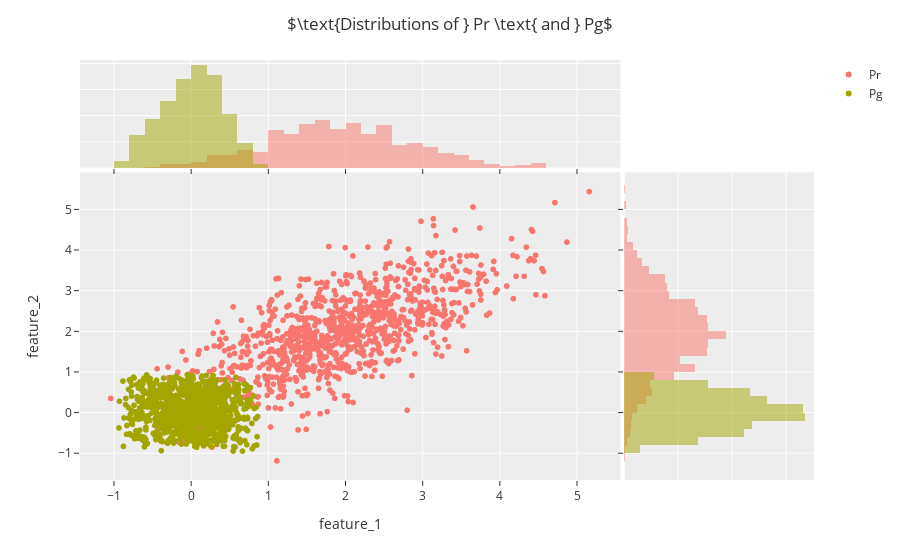

Write notebook code for a chart like this one.
### Markdown cell above
## Drawing from our untrained `Generator` 

Let's now initialize our `GAN` model and draw samples from the untrained `Generator` and compare the samples with the ones coming from the real dataset.

We see that the original dataset has an elliptical distribution.

text ...

### Code cell
# Init base class of GAN
gan= GANBase(Pr)
gan.init_discriminator(output_activation=tfk.activations.sigmoid)
gan.init_generator()
# Sample real and generated data
Pr_sampled= gan.generate_data('Pr', n= 1000, as_df= True)
Pg_sampled= gan.generate_data('Pg', n= 1000, as_df= True)
# Plot samples
GANvis.plot_scatter(data= (Pr_sampled, Pg_sampled)).show(config= GANvis.config)

### Figure 1 — Plotly figure (JSON) as saved in the notebook; plotly's stock layout.template omitted (floating-point values rounded to 4 significant figures; data arrays with more than 128 entries replaced by an {"elided": "..."} marker saying what was removed)
{"data": [{"hovertemplate": "=Pr<br>feature_1=%{x}<br>feature_2=%{y}<extra></extra>", "legendgroup": "Pr", "marker": {"color": "#F8766D", "symbol": "circle"}, "mode": "markers", "name": "Pr", "showlegend": true, "type": "scattergl", "x": {"elided": "1000 float values"}, "xaxis": "x", "y": {"elided": "1000 float values"}, "yaxis": "y"}, {"alignmentgroup": "True", "bingroup": "x", "hovertemplate": "=Pr<br>feature_1=%{x}<br>count=%{y}<extra></extra>", "legendgroup": "Pr", "marker": {"color": "#F8766D"}, "name": "Pr", "offsetgroup": "Pr", "opacity": 0.5, "showlegend": false, "type": "histogram", "x": {"elided": "1000 float values"}, "xaxis": "x3", "yaxis": "y3"}, {"alignmentgroup": "True", "bingroup": "y", "hovertemplate": "=Pr<br>feature_2=%{y}<br>count=%{x}<extra></extra>", "legendgroup": "Pr", "marker": {"color": "#F8766D"}, "name": "Pr", "offsetgroup": "Pr", "opacity": 0.5, "showlegend": false, "type": "histogram", "xaxis": "x2", "y": {"elided": "1000 float values"}, "yaxis": "y2"}, {"hovertemplate": "=Pg<br>feature_1=%{x}<br>feature_2=%{y}<extra></extra>", "legendgroup": "Pg", "marker": {"color": "#A3A500", "symbol": "circle"}, "mode": "markers", "name": "Pg", "showlegend": true, "type": "scattergl", "x": {"elided": "1000 float values"}, "xaxis": "x", "y": {"elided": "1000 float values"}, "yaxis": "y"}, {"alignmentgroup": "True", "bingroup": "x", "hovertemplate": "=Pg<br>feature_1=%{x}<br>count=%{y}<extra></extra>", "legendgroup": "Pg", "marker": {"color": "#A3A500"}, "name": "Pg", "offsetgroup": "Pg", "opacity": 0.5, "showlegend": false, "type": "histogram", "x": {"elided": "1000 float values"}, "xaxis": "x3", "yaxis": "y3"}, {"alignmentgroup": "True", "bingroup": "y", "hovertemplate": "=Pg<br>feature_2=%{y}<br>count=%{x}<extra></extra>", "legendgroup": "Pg", "marker": {"color": "#A3A500"}, "name": "Pg", "offsetgroup": "Pg", "opacity": 0.5, "showlegend": false, "type": "histogram", "xaxis": "x2", "y": {"elided": "1000 float values"}, "yaxis": "y2"}], "layout": {"barmode": "overlay", "legend": {"title": {"text": ""}, "tracegroupgap": 0}, "margin": {"t": 60}, "title": {"text": "$\\text{Distributions of } Pr \\text{ and } Pg$"}, "xaxis": {"anchor": "y", "domain": [0, 0.7363], "title": {"text": "feature_1"}}, "xaxis2": {"anchor": "y2", "domain": [0.7413, 1], "matches": "x2", "showline": false, "showticklabels": false, "ticks": ""}, "xaxis3": {"anchor": "y3", "domain": [0, 0.7363], "matches": "x", "showticklabels": false}, "xaxis4": {"anchor": "y4", "domain": [0.7413, 1], "matches": "x2", "showline": false, "showticklabels": false, "ticks": ""}, "yaxis": {"anchor": "x", "domain": [0, 0.7326], "title": {"text": "feature_2"}}, "yaxis2": {"anchor": "x2", "domain": [0, 0.7326], "matches": "y", "showticklabels": false}, "yaxis3": {"anchor": "x3", "domain": [0.7426, 1], "matches": "y3", "showline": false, "showticklabels": false, "ticks": ""}, "yaxis4": {"anchor": "x4", "domain": [0.7426, 1], "matches": "y3", "showline": false, "showticklabels": false, "ticks": ""}}}
